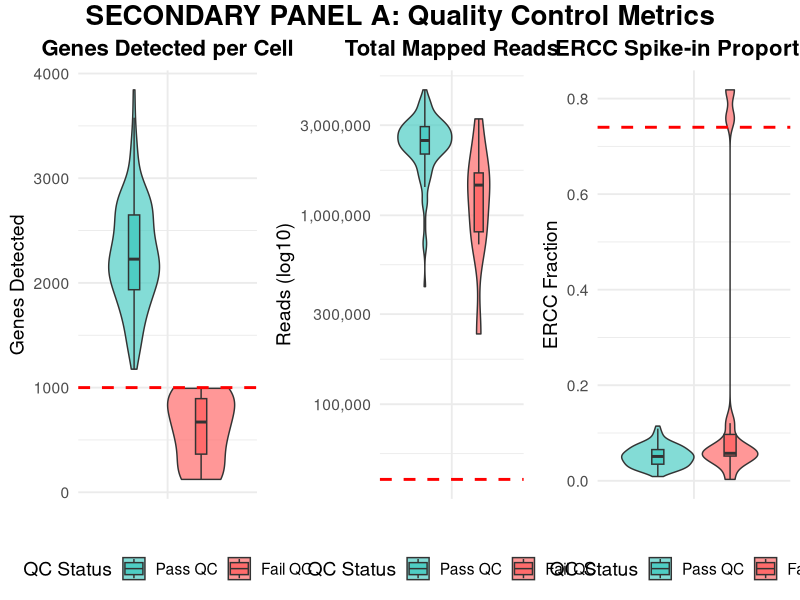

The R script that drew this image:
#!/usr/bin/env Rscript

# SECONDARY PANEL A: QC Metrics Visualization
# Author: Anaita Lashley
# Date: 2025-11-19
#
# NOTE: This script must be run interactively in R due to renv/conda conflicts
# Do NOT run with: Rscript scripts/02_create_secondary_panel_a.R
# Instead run with: R
# Then inside R: source("scripts/02_create_secondary_panel_a.R")

cat("=== SECONDARY PANEL A: QC Metrics Visualization ===\n\n")

# Load required packages
cat("Loading packages...\n")
suppressPackageStartupMessages({
    library(ggplot2)
    library(dplyr)
    library(gridExtra)
})
cat("✓ Packages loaded\n\n")

# Load QC metadata (all 136 cells, including those that failed)
cat("Loading QC data...\n")
metadata <- read.table("qc/qc_filtered_cell_qc_metrics.txt", 
                      header = TRUE, sep = "\t")

cat(sprintf("Loaded %d cells\n", nrow(metadata)))
cat(sprintf("  - %d passing QC\n", sum(metadata$pass_all)))
cat(sprintf("  - %d failing QC\n\n", sum(!metadata$pass_all)))

# Add QC status labels for plotting
metadata$QC_Status <- ifelse(metadata$pass_all, "Pass QC", "Fail QC")
metadata$QC_Status <- factor(metadata$QC_Status, levels = c("Pass QC", "Fail QC"))

# === PANEL 1: Genes Detected ===
cat("Creating Panel 1: Genes Detected...\n")

p1 <- ggplot(metadata, aes(x = "All Cells", y = genes_detected, fill = QC_Status)) +
    geom_violin(alpha = 0.7, position = position_dodge(0.9)) +
    geom_boxplot(width = 0.15, outlier.shape = NA, position = position_dodge(0.9)) +
    geom_hline(yintercept = 1000, linetype = "dashed", color = "red", linewidth = 1) +
    scale_fill_manual(values = c("Pass QC" = "#4ECDC4", "Fail QC" = "#FF6B6B")) +
    labs(title = "Genes Detected per Cell", 
         y = "Genes Detected", 
         x = "", 
         fill = "QC Status") +
    theme_minimal(base_size = 14) +
    theme(plot.title = element_text(hjust = 0.5, face = "bold", size = 16),
          legend.position = "bottom",
          axis.text.x = element_blank(),
          axis.ticks.x = element_blank())

cat("✓ Panel 1 complete\n")

# === PANEL 2: Total Mapped Reads ===
cat("Creating Panel 2: Total Reads...\n")

p2 <- ggplot(metadata, aes(x = "All Cells", y = mapped_reads, fill = QC_Status)) +
    geom_violin(alpha = 0.7, position = position_dodge(0.9)) +
    geom_boxplot(width = 0.15, outlier.shape = NA, position = position_dodge(0.9)) +
    geom_hline(yintercept = 40000, linetype = "dashed", color = "red", linewidth = 1) +
    scale_y_log10(labels = scales::comma) +
    scale_fill_manual(values = c("Pass QC" = "#4ECDC4", "Fail QC" = "#FF6B6B")) +
    labs(title = "Total Mapped Reads", 
         y = "Reads (log10)", 
         x = "", 
         fill = "QC Status") +
    theme_minimal(base_size = 14) +
    theme(plot.title = element_text(hjust = 0.5, face = "bold", size = 16),
          legend.position = "bottom",
          axis.text.x = element_blank(),
          axis.ticks.x = element_blank())

cat("✓ Panel 2 complete\n")

# === PANEL 3: ERCC Spike-in Proportion ===
cat("Creating Panel 3: ERCC Proportion...\n")

p3 <- ggplot(metadata, aes(x = "All Cells", y = ercc_fraction, fill = QC_Status)) +
    geom_violin(alpha = 0.7, position = position_dodge(0.9)) +
    geom_boxplot(width = 0.15, outlier.shape = NA, position = position_dodge(0.9)) +
    geom_hline(yintercept = 0.74, linetype = "dashed", color = "red", linewidth = 1) +
    scale_fill_manual(values = c("Pass QC" = "#4ECDC4", "Fail QC" = "#FF6B6B")) +
    labs(title = "ERCC Spike-in Proportion", 
         y = "ERCC Fraction", 
         x = "", 
         fill = "QC Status") +
    theme_minimal(base_size = 14) +
    theme(plot.title = element_text(hjust = 0.5, face = "bold", size = 16),
          legend.position = "bottom",
          axis.text.x = element_blank(),
          axis.ticks.x = element_blank())

cat("✓ Panel 3 complete\n")

# === COMBINE PANELS ===
cat("\nCombining panels...\n")

combined <- grid.arrange(
    p1, p2, p3, 
    ncol = 3,
    top = grid::textGrob("SECONDARY PANEL A: Quality Control Metrics",
                        gp = grid::gpar(fontsize = 20, fontface = "bold"))
)

# === SAVE FIGURES ===
cat("Saving figures...\n")

ggsave("figures/SECONDARY_PANEL_A_qc_metrics.pdf", 
       combined, 
       width = 18, height = 6, dpi = 300)
cat("✓ Saved: figures/SECONDARY_PANEL_A_qc_metrics.pdf\n")

ggsave("figures/SECONDARY_PANEL_A_qc_metrics.png", 
       combined, 
       width = 18, height = 6, dpi = 300)
cat("✓ Saved: figures/SECONDARY_PANEL_A_qc_metrics.png\n")

cat("\n✅ SECONDARY PANEL A COMPLETE!\n\n")
cat("Summary:\n")
cat(sprintf("  - Total cells plotted: %d\n", nrow(metadata)))
cat(sprintf("  - Pass QC: %d (%.1f%%)\n", 
            sum(metadata$pass_all), 
            100*sum(metadata$pass_all)/nrow(metadata)))
cat(sprintf("  - Fail QC: %d (%.1f%%)\n", 
            sum(!metadata$pass_all), 
            100*sum(!metadata$pass_all)/nrow(metadata)))
cat("\nFigures saved in figures/ folder\n")
